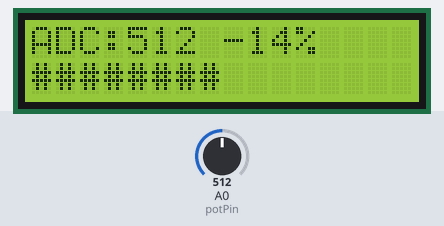
The sketch below on a simulated Arduino Uno, built with avr-gcc and run on an emulated ATmega328P. Shown: 16×2 character LCD. The inputs (shaded band) are chosen by the test bench; at power-on: A0 (potPin) = 512. What the sketch prints to the serial monitor is not drawn.

Above: at 1.2 s.
1.3 s: A0 (potPin) set to 716
At 1.9 s:
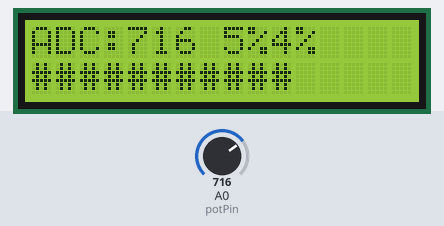
3.1 s: A0 (potPin) set to 900
At 4.4 s:
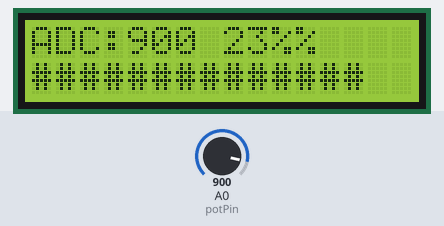
4.7 s: A0 (potPin) set to 944
At 5.9 s:
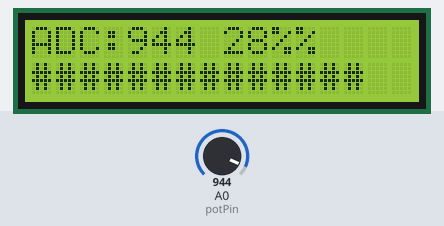
6.2 s: A0 (potPin) set to 969
At 7.5 s:
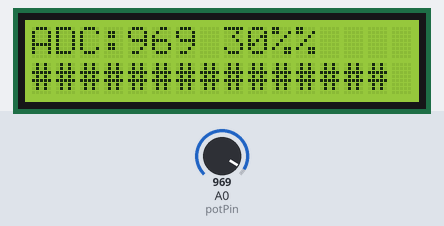
7.8 s: A0 (potPin) set to 1023
At 8.3 s:
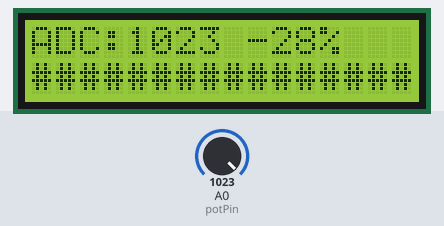
9.4 s: A0 (potPin) set to 1011
At 10.3 s:
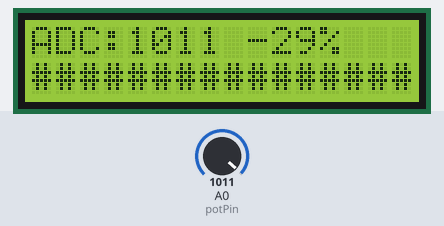
11.0 s: A0 (potPin) set to 983
Timing chart, 0 to 13.6 s (numbered marks = the images above; inputs shaded):
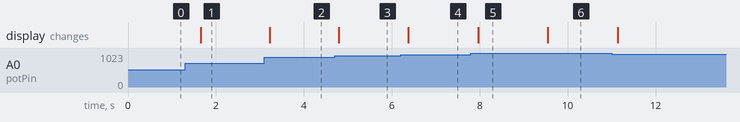

Measured:
- the behaviour switches between 959 and 960 on A0 (potPin) (found by bisection; images 3 and 4)
- after the input at 1.3 s, the display: changes after 0.35 s (image 1)
- after the input at 3.1 s, the display: changes after 0.12 s (image 2)
- after the input at 4.7 s, the display: changes after 0.10 s (image 3)
- after the input at 6.2 s, the display: changes after 0.18 s (image 4)
- after the input at 7.8 s, the display: changes after 0.16 s (image 5)
- after the input at 9.4 s, the display: changes after 0.15 s (image 6)

The sketch:

codeNo3.ino
```cpp
#include <Wire.h>
#include <LiquidCrystal_I2C.h>

LiquidCrystal_I2C lcd(0x27, 16, 2); // Inisialisasi LCD I2C

int potPin = A0;   // Pin potensiometer
int nilaiADC = 0;  // Variabel nilai ADC

void setup() {
  Serial.begin(9600);   // Memulai komunikasi serial
  lcd.init();           // Inisialisasi LCD
  lcd.backlight();      // Menyalakan backlight LCD
}

void loop() {
  nilaiADC = analogRead(potPin); // Membaca nilai ADC (0–1023)

  float volt = nilaiADC * (5.0 / 1023.0); // Konversi ke volt
  int persen = (nilaiADC * 100) / 1023;   // Konversi ke persen

  // Output ke Serial Monitor
  Serial.print("ADC: ");
  Serial.print(nilaiADC);
  Serial.print(" Volt: ");
  Serial.print(volt, 2);
  Serial.print(" V Persen: ");
  Serial.print(persen);
  Serial.println("%");

  // Output ke LCD
  lcd.setCursor(0, 0);
  lcd.print("ADC:");
  lcd.print(nilaiADC);
  lcd.print(" ");
  lcd.print(persen);
  lcd.print("%");

  // Bar level
  lcd.setCursor(0, 1);
  int panjangBar = map(nilaiADC, 0, 1023, 0, 16);
  for (int i = 0; i < panjangBar; i++) {
    lcd.print("#");
  }

  delay(500);
}
```
